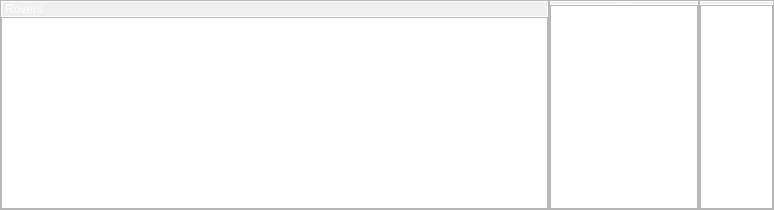
       <widget class="QFrame" name="rover_list_frame">
        <property name="sizePolicy">
         <sizepolicy hsizetype="Preferred" vsizetype="Preferred">
          <horstretch>0</horstretch>
          <verstretch>0</verstretch>
         </sizepolicy>
        </property>
        <property name="minimumSize">
         <size>
          <width>0</width>
          <height>0</height>
         </size>
        </property>
        <property name="frameShape">
         <enum>QFrame::NoFrame</enum>
        </property>
        <property name="frameShadow">
         <enum>QFrame::Plain</enum>
        </property>
        <layout class="QHBoxLayout" name="horizontalLayout_17">
         <property name="spacing">
          <number>0</number>
         </property>
         <property name="leftMargin">
          <number>0</number>
         </property>
         <property name="topMargin">
          <number>0</number>
         </property>
         <property name="rightMargin">
          <number>0</number>
         </property>
         <property name="bottomMargin">
          <number>0</number>
         </property>
         <item>
          <widget class="QFrame" name="rover_list_display_frame">
           <property name="sizePolicy">
            <sizepolicy hsizetype="Expanding" vsizetype="Preferred">
             <horstretch>10</horstretch>
             <verstretch>0</verstretch>
            </sizepolicy>
           </property>
           <property name="minimumSize">
            <size>
             <width>150</width>
             <height>0</height>
            </size>
           </property>
           <property name="frameShape">
            <enum>QFrame::StyledPanel</enum>
           </property>
           <property name="frameShadow">
            <enum>QFrame::Raised</enum>
           </property>
           <layout class="QVBoxLayout" name="verticalLayout_9">
            <property name="spacing">
             <number>0</number>
            </property>
            <property name="leftMargin">
             <number>0</number>
            </property>
            <property name="topMargin">
             <number>0</number>
            </property>
            <property name="rightMargin">
             <number>0</number>
            </property>
            <property name="bottomMargin">
             <number>0</number>
            </property>
            <item>
             <widget class="QLabel" name="rover_list_title">
              <property name="sizePolicy">
               <sizepolicy hsizetype="Preferred" vsizetype="Fixed">
                <horstretch>0</horstretch>
                <verstretch>0</verstretch>
               </sizepolicy>
              </property>
              <property name="styleSheet">
               <string notr="true">color: rgb(255, 255, 255);</string>
              </property>
              <property name="frameShape">
               <enum>QFrame::Box</enum>
              </property>
              <property name="text">
               <string>Rovers</string>
              </property>
              <property name="margin">
               <number>5</number>
              </property>
             </widget>
            </item>
            <item>
             <widget class="QListWidget" name="rover_list">
              <property name="sizePolicy">
               <sizepolicy hsizetype="Preferred" vsizetype="Preferred">
                <horstretch>0</horstretch>
                <verstretch>0</verstretch>
               </sizepolicy>
              </property>
              <property name="minimumSize">
               <size>
                <width>0</width>
                <height>0</height>
               </size>
              </property>
              <property name="frameShadow">
               <enum>QFrame::Plain</enum>
              </property>
              <property name="resizeMode">
               <enum>QListView::Adjust</enum>
              </property>
             </widget>
            </item>
           </layout>
          </widget>
         </item>
         <item>
          <widget class="QFrame" name="rover_diags_list_frame">
           <property name="sizePolicy">
            <sizepolicy hsizetype="Preferred" vsizetype="Preferred">
             <horstretch>1</horstretch>
             <verstretch>0</verstretch>
            </sizepolicy>
           </property>
           <property name="minimumSize">
            <size>
             <width>150</width>
             <height>0</height>
            </size>
           </property>
           <property name="frameShape">
            <enum>QFrame::StyledPanel</enum>
           </property>
           <property name="frameShadow">
            <enum>QFrame::Raised</enum>
           </property>
           <layout class="QVBoxLayout" name="verticalLayout_15">
            <property name="spacing">
             <number>0</number>
            </property>
            <property name="leftMargin">
             <number>0</number>
            </property>
            <property name="topMargin">
             <number>0</number>
            </property>
            <property name="rightMargin">
             <number>0</number>
            </property>
            <property name="bottomMargin">
             <number>0</number>
            </property>
            <item>
             <widget class="QLabel" name="rover_diags_list_title">
              <property name="sizePolicy">
               <sizepolicy hsizetype="Preferred" vsizetype="Fixed">
                <horstretch>0</horstretch>
                <verstretch>0</verstretch>
               </sizepolicy>
              </property>
              <property name="font">
               <font>
                <pointsize>-1</pointsize>
               </font>
              </property>
              <property name="styleSheet">
               <string notr="true">color: rgb(255, 255, 255);</string>
              </property>
              <property name="frameShape">
               <enum>QFrame::Panel</enum>
              </property>
              <property name="text">
               <string>Link Quality | Bitrate</string>
              </property>
              <property name="alignment">
               <set>Qt::AlignCenter</set>
              </property>
              <property name="margin">
               <number>5</number>
              </property>
             </widget>
            </item>
            <item>
             <widget class="QListWidget" name="rover_diags_list">
              <property name="sizePolicy">
               <sizepolicy hsizetype="Preferred" vsizetype="Preferred">
                <horstretch>0</horstretch>
                <verstretch>0</verstretch>
               </sizepolicy>
              </property>
              <property name="minimumSize">
               <size>
                <width>0</width>
                <height>0</height>
               </size>
              </property>
              <property name="frameShadow">
               <enum>QFrame::Plain</enum>
              </property>
              <property name="resizeMode">
               <enum>QListView::Adjust</enum>
              </property>
             </widget>
            </item>
           </layout>
          </widget>
         </item>
         <item>
          <widget class="QFrame" name="map_selection_list_frame">
           <property name="sizePolicy">
            <sizepolicy hsizetype="Preferred" vsizetype="Preferred">
             <horstretch>1</horstretch>
             <verstretch>0</verstretch>
            </sizepolicy>
           </property>
           <property name="minimumSize">
            <size>
             <width>75</width>
             <height>0</height>
            </size>
           </property>
           <property name="frameShape">
            <enum>QFrame::StyledPanel</enum>
           </property>
           <property name="frameShadow">
            <enum>QFrame::Raised</enum>
           </property>
           <layout class="QVBoxLayout" name="verticalLayout_16">
            <property name="spacing">
             <number>0</number>
            </property>
            <property name="leftMargin">
             <number>0</number>
            </property>
            <property name="topMargin">
             <number>0</number>
            </property>
            <property name="rightMargin">
             <number>0</number>
            </property>
            <property name="bottomMargin">
             <number>0</number>
            </property>
            <item>
             <widget class="QLabel" name="map_selection_list_title">
              <property name="sizePolicy">
               <sizepolicy hsizetype="Preferred" vsizetype="Fixed">
                <horstretch>0</horstretch>
                <verstretch>0</verstretch>
               </sizepolicy>
              </property>
              <property name="font">
               <font>
                <pointsize>-1</pointsize>
               </font>
              </property>
              <property name="styleSheet">
               <string notr="true">color: rgb(255, 255, 255);</string>
              </property>
              <property name="frameShape">
               <enum>QFrame::Box</enum>
              </property>
              <property name="text">
               <string>Map</string>
              </property>
              <property name="alignment">
               <set>Qt::AlignCenter</set>
              </property>
              <property name="margin">
               <number>5</number>
              </property>
             </widget>
            </item>
            <item>
             <widget class="QListWidget" name="map_selection_list">
              <property name="sizePolicy">
               <sizepolicy hsizetype="Preferred" vsizetype="Preferred">
                <horstretch>0</horstretch>
                <verstretch>0</verstretch>
               </sizepolicy>
              </property>
              <property name="minimumSize">
               <size>
                <width>0</width>
                <height>0</height>
               </size>
              </property>
              <property name="frameShadow">
               <enum>QFrame::Plain</enum>
              </property>
              <property name="verticalScrollBarPolicy">
               <enum>Qt::ScrollBarAsNeeded</enum>
              </property>
              <property name="horizontalScrollBarPolicy">
               <enum>Qt::ScrollBarAsNeeded</enum>
              </property>
              <property name="resizeMode">
               <enum>QListView::Adjust</enum>
              </property>
             </widget>
            </item>
           </layout>
          </widget>
         </item>
        </layout>
       </widget>
